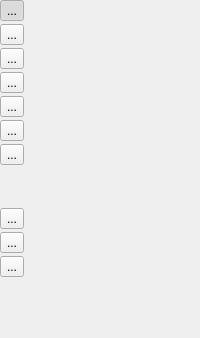
    <widget class="QFrame" name="frame_3">
     <property name="enabled">
      <bool>true</bool>
     </property>
     <property name="sizePolicy">
      <sizepolicy hsizetype="Fixed" vsizetype="Expanding">
       <horstretch>0</horstretch>
       <verstretch>0</verstretch>
      </sizepolicy>
     </property>
     <property name="frameShape">
      <enum>QFrame::NoFrame</enum>
     </property>
     <property name="frameShadow">
      <enum>QFrame::Raised</enum>
     </property>
     <layout class="QVBoxLayout">
      <property name="spacing">
       <number>3</number>
      </property>
      <property name="leftMargin">
       <number>0</number>
      </property>
      <property name="topMargin">
       <number>0</number>
      </property>
      <property name="rightMargin">
       <number>0</number>
      </property>
      <item>
       <widget class="QToolButton" name="pen_button">
        <property name="text">
         <string>...</string>
        </property>
        <property name="icon">
         <iconset resource="edit_paint.qrc">
          <normaloff>:/images/paintbrush-22.png</normaloff>:/images/paintbrush-22.png</iconset>
        </property>
        <property name="iconSize">
         <size>
          <width>24</width>
          <height>24</height>
         </size>
        </property>
        <property name="checkable">
         <bool>true</bool>
        </property>
        <property name="checked">
         <bool>true</bool>
        </property>
        <property name="autoExclusive">
         <bool>true</bool>
        </property>
       </widget>
      </item>
      <item>
       <widget class="QToolButton" name="fill_button">
        <property name="text">
         <string>...</string>
        </property>
        <property name="icon">
         <iconset resource="edit_paint.qrc">
          <normaloff>:/images/bucket-fill-22.png</normaloff>:/images/bucket-fill-22.png</iconset>
        </property>
        <property name="iconSize">
         <size>
          <width>24</width>
          <height>24</height>
         </size>
        </property>
        <property name="checkable">
         <bool>true</bool>
        </property>
        <property name="autoExclusive">
         <bool>true</bool>
        </property>
       </widget>
      </item>
      <item>
       <widget class="QToolButton" name="gradient_button">
        <property name="text">
         <string>...</string>
        </property>
        <property name="icon">
         <iconset resource="edit_paint.qrc">
          <normaloff>:/images/blend-22.png</normaloff>:/images/blend-22.png</iconset>
        </property>
        <property name="iconSize">
         <size>
          <width>24</width>
          <height>24</height>
         </size>
        </property>
        <property name="checkable">
         <bool>true</bool>
        </property>
        <property name="autoExclusive">
         <bool>true</bool>
        </property>
       </widget>
      </item>
      <item>
       <widget class="QToolButton" name="smooth_button">
        <property name="enabled">
         <bool>true</bool>
        </property>
        <property name="text">
         <string>...</string>
        </property>
        <property name="icon">
         <iconset resource="edit_paint.qrc">
          <normaloff>:/images/blur-22.png</normaloff>:/images/blur-22.png</iconset>
        </property>
        <property name="iconSize">
         <size>
          <width>24</width>
          <height>24</height>
         </size>
        </property>
        <property name="checkable">
         <bool>true</bool>
        </property>
        <property name="autoExclusive">
         <bool>true</bool>
        </property>
       </widget>
      </item>
      <item>
       <widget class="QToolButton" name="clone_button">
        <property name="enabled">
         <bool>true</bool>
        </property>
        <property name="text">
         <string>...</string>
        </property>
        <property name="icon">
         <iconset resource="edit_paint.qrc">
          <normaloff>:/images/clone-22.png</normaloff>:/images/clone-22.png</iconset>
        </property>
        <property name="iconSize">
         <size>
          <width>24</width>
          <height>24</height>
         </size>
        </property>
        <property name="checkable">
         <bool>true</bool>
        </property>
        <property name="autoExclusive">
         <bool>true</bool>
        </property>
       </widget>
      </item>
      <item>
       <widget class="QToolButton" name="pick_button">
        <property name="enabled">
         <bool>true</bool>
        </property>
        <property name="text">
         <string>...</string>
        </property>
        <property name="icon">
         <iconset resource="edit_paint.qrc">
          <normaloff>:/images/color-picker-22.png</normaloff>:/images/color-picker-22.png</iconset>
        </property>
        <property name="iconSize">
         <size>
          <width>24</width>
          <height>24</height>
         </size>
        </property>
        <property name="checkable">
         <bool>true</bool>
        </property>
        <property name="autoExclusive">
         <bool>true</bool>
        </property>
       </widget>
      </item>
      <item>
       <widget class="QToolButton" name="perlin_button">
        <property name="text">
         <string>...</string>
        </property>
        <property name="icon">
         <iconset resource="edit_paint.qrc">
          <normaloff>:/images/perlin.png</normaloff>:/images/perlin.png</iconset>
        </property>
        <property name="iconSize">
         <size>
          <width>24</width>
          <height>24</height>
         </size>
        </property>
        <property name="checkable">
         <bool>true</bool>
        </property>
        <property name="autoExclusive">
         <bool>true</bool>
        </property>
       </widget>
      </item>
      <item>
       <spacer>
        <property name="orientation">
         <enum>Qt::Vertical</enum>
        </property>
        <property name="sizeType">
         <enum>QSizePolicy::Fixed</enum>
        </property>
        <property name="sizeHint" stdset="0">
         <size>
          <width>20</width>
          <height>40</height>
         </size>
        </property>
       </spacer>
      </item>
      <item>
       <widget class="QToolButton" name="mesh_pick_button">
        <property name="enabled">
         <bool>true</bool>
        </property>
        <property name="text">
         <string>...</string>
        </property>
        <property name="icon">
         <iconset resource="edit_paint.qrc">
          <normaloff>:/images/pickbrush-22.png</normaloff>:/images/pickbrush-22.png</iconset>
        </property>
        <property name="iconSize">
         <size>
          <width>24</width>
          <height>24</height>
         </size>
        </property>
        <property name="checkable">
         <bool>true</bool>
        </property>
        <property name="checked">
         <bool>false</bool>
        </property>
        <property name="autoExclusive">
         <bool>true</bool>
        </property>
       </widget>
      </item>
      <item>
       <widget class="QToolButton" name="mesh_smooth_button">
        <property name="enabled">
         <bool>true</bool>
        </property>
        <property name="text">
         <string>...</string>
        </property>
        <property name="icon">
         <iconset resource="edit_paint.qrc">
          <normaloff>:/images/blur-22.png</normaloff>:/images/blur-22.png</iconset>
        </property>
        <property name="iconSize">
         <size>
          <width>24</width>
          <height>24</height>
         </size>
        </property>
        <property name="checkable">
         <bool>true</bool>
        </property>
        <property name="autoExclusive">
         <bool>true</bool>
        </property>
       </widget>
      </item>
      <item>
       <widget class="QToolButton" name="mesh_add_button">
        <property name="enabled">
         <bool>true</bool>
        </property>
        <property name="text">
         <string>...</string>
        </property>
        <property name="icon">
         <iconset resource="edit_paint.qrc">
          <normaloff>:/images/add-24.png</normaloff>:/images/add-24.png</iconset>
        </property>
        <property name="iconSize">
         <size>
          <width>24</width>
          <height>24</height>
         </size>
        </property>
        <property name="checkable">
         <bool>true</bool>
        </property>
        <property name="autoExclusive">
         <bool>true</bool>
        </property>
       </widget>
      </item>
      <item>
       <spacer>
        <property name="orientation">
         <enum>Qt::Vertical</enum>
        </property>
        <property name="sizeHint" stdset="0">
         <size>
          <width>20</width>
          <height>50</height>
         </size>
        </property>
       </spacer>
      </item>
     </layout>
    </widget>
